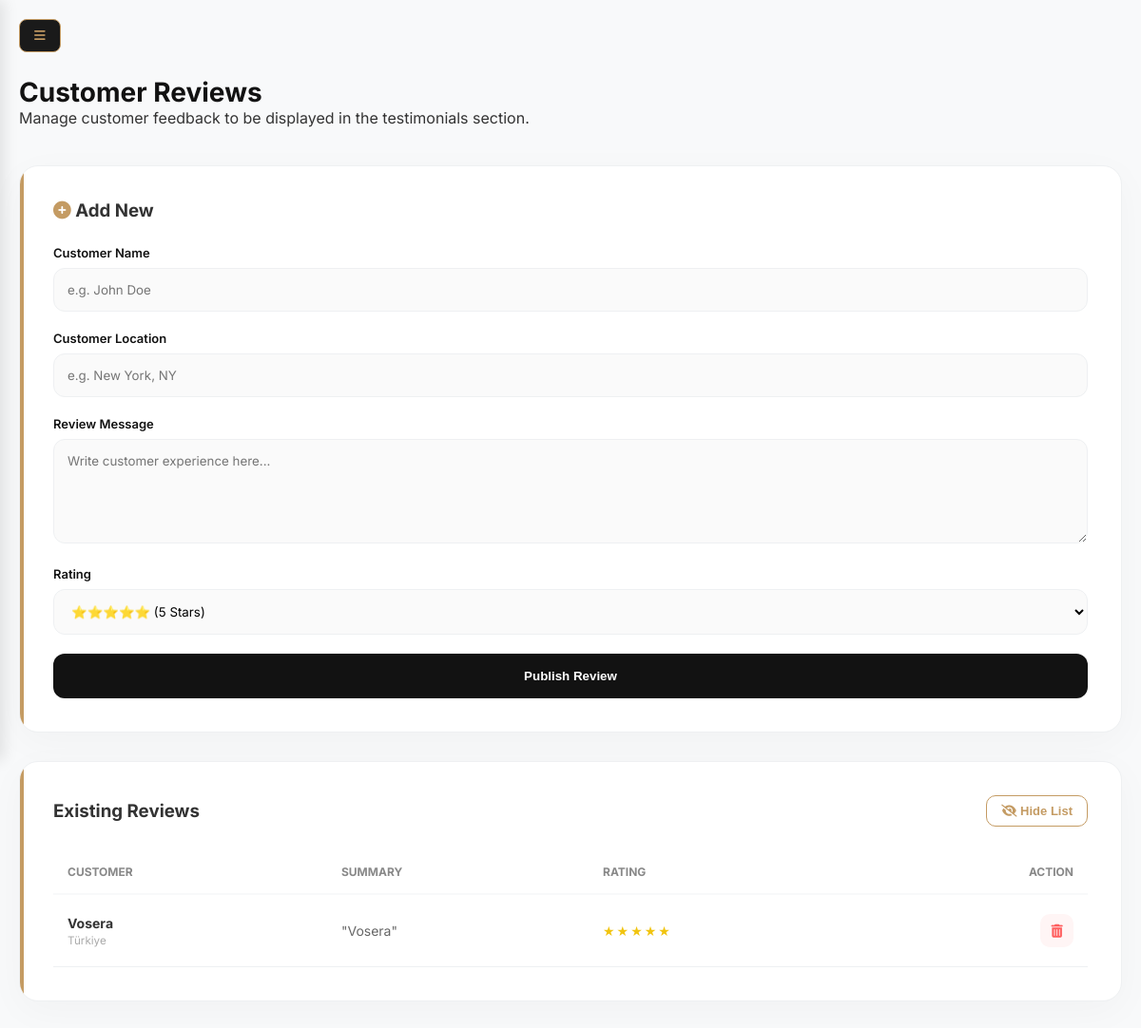
The page /admin/yorum_ekle.php (signed in) on the database its author committed.
### tables this page shows
CREATE TABLE `reviews` (
  `id` int(11) NOT NULL,
  `customer_name` varchar(100) NOT NULL,
  `customer_location` varchar(100) DEFAULT NULL,
  `review_text` text NOT NULL,
  `rating` int(11) DEFAULT 5,
  `created_at` timestamp NOT NULL DEFAULT current_timestamp()
);

### admin/yorum_ekle.php (the view, shortened to what this page needs)
<?php
include "../includes/db.php";
$reviews = $conn->query("SELECT * FROM reviews ORDER BY id DESC");
?>
<!DOCTYPE html>
<html lang="en">
<head>
    <link rel="stylesheet" href="https://cdnjs.cloudflare.com/ajax/libs/font-awesome/6.4.0/css/all.min.css">
</head>
<body>
<button class="sidebar-toggle" id="toggleBtnMain">
    <i class="fa-solid fa-bars"></i>
</button>
<main class="main-content" id="mainContent">
    <header class="header-welcome">
        <h1>Customer Reviews</h1>
        <p>Manage customer feedback to be displayed in the testimonials section.</p>
    </header>
    <div class="management-grid" id="mainGrid">
        <section class="card">
            <h3 style="margin-bottom: 25px; font-weight: 700;"><i class="fa-solid fa-plus-circle" style="color:var(--primary)"></i> Add New</h3>
            <form method="POST">
                <label>Customer Name</label>
                <input type="text" name="customer_name" class="form-control" placeholder="e.g. John Doe" required>
                <label>Customer Location</label>
                <input type="text" name="customer_location" class="form-control" placeholder="e.g. New York, NY">
                <label>Review Message</label>
                <textarea name="review_text" class="form-control" rows="5" placeholder="Write customer experience here..." required></textarea>
                <label>Rating</label>
                <select name="rating" class="form-control">
                    <option value="5">⭐⭐⭐⭐⭐ (5 Stars)</option>
                </select>
                <button type="submit" name="add_review" class="btn-submit">Publish Review</button>
            </form>
        </section>
        <section class="card">
            <div class="list-header">
                <h3 style="font-weight: 700;">Existing Reviews</h3>
                <button class="toggle-view-btn" onclick="toggleView()" id="toggleBtnView">
                    <i class="fa-solid fa-eye-slash"></i> Hide List
                </button>
            </div>
            <div id="tableWrapper" style="overflow-x: auto;">
                <table class="custom-table">
                    <thead>
                        <tr>
                            <th>Customer</th>
                            <th>Summary</th>
                            <th>Rating</th>
                            <th style="text-align: right;">Action</th>
                        </tr>
                    </thead>
                    <tbody>
                        <?php if($reviews->num_rows > 0): ?>
                            <?php while($row = $reviews->fetch_assoc()): ?>
                            <tr>
                                <td>
                                    <strong><?php echo $row['customer_name']; ?></strong><br>
                                    <small style="color:#aaa;"><?php echo $row['customer_location']; ?></small>
                                </td>
                                <td><span style="color:#666;">"<?php echo mb_strimwidth($row['review_text'], 0, 60, "..."); ?>"</span></td>
                                <td class="rating-stars"><?php echo str_repeat("★", $row['rating']); ?></td>
                                <td style="text-align: right;">
                                    <a href="?delete=<?php echo $row['id']; ?>" class="btn-delete" onclick="return confirm('Are you sure you want to delete this?')">
                                        <i class="fa-solid fa-trash-can"></i>
                                    </a>
                                </td>
                            </tr>
                            <?php endwhile; ?>
                        <?php else: ?>
                            <tr><td colspan="4" style="text-align:center; padding:30px; color:#ccc;">No reviews found yet.</td></tr>
                        <?php endif; ?>
                    </tbody>
                </table>
            </div>
        </section>
    </div>
</main>
</body>
</html>

### admin/yorum_ekle.php (style rules this page uses)
:root { --primary: #c49b63; --dark: #121212; --sidebar-bg: #1a1a1a; --bg: #f8f9fa; --white: #ffffff; --border: #eef0f2; }
* { box-sizing: border-box; margin: 0; padding: 0; }
body { font-family: 'Inter', sans-serif; background: var(--bg); display: flex; color: #333; min-height: 100vh; overflow-x: hidden; }
.main-content { flex: 1; margin-left: 280px; padding: 60px; transition: margin-left 0.4s cubic-bezier(0.4, 0, 0.2, 1); }
.header-welcome { margin-bottom: 40px; }
.header-welcome h1 { font-size: 28px; font-weight: 700; color: var(--dark); }
.management-grid { display: grid; grid-template-columns: 380px 1fr; gap: 30px; align-items: start; }
.card { background: var(--white); padding: 35px; border-radius: 20px; box-shadow: 0 10px 40px rgba(0,0,0,0.03); border: 1px solid var(--border); position: relative; overflow: hidden; }
.card::after { content: ''; position: absolute; left: 0; top: 0; height: 100%; width: 4px; background: var(--primary); }
label { display: block; font-weight: 600; font-size: 13px; margin-bottom: 8px; color: var(--dark); }
.form-control { width: 100%; padding: 14px; border-radius: 12px; border: 1px solid var(--border); background: #fafafa; margin-bottom: 20px; outline: none; transition: 0.3s; font-family: inherit; }
.btn-submit { background: var(--dark); color: #fff; padding: 16px; border: none; border-radius: 12px; width: 100%; cursor: pointer; font-weight: 700; transition: 0.3s; }
.list-header { display: flex; justify-content: space-between; align-items: center; margin-bottom: 25px; }
.toggle-view-btn { background: none; border: 1px solid var(--primary); color: var(--primary); padding: 8px 15px; border-radius: 10px; cursor: pointer; font-weight: 600; font-size: 13px; transition: 0.3s; }
.custom-table { width: 100%; border-collapse: collapse; }
.custom-table th { text-align: left; padding: 15px; font-size: 12px; color: #888; text-transform: uppercase; border-bottom: 2px solid var(--bg); }
.custom-table td { padding: 20px 15px; border-bottom: 1px solid var(--border); font-size: 14px; }
.rating-stars { color: #f1c40f; letter-spacing: 2px; }
.btn-delete { color: #ff5e5e; background: #fff5f5; width: 35px; height: 35px; display: inline-flex; align-items: center; justify-content: center; border-radius: 10px; text-decoration: none; transition: 0.3s; }
.sidebar-toggle { position: fixed; top: 20px; left: 20px; z-index: 1100; background: var(--sidebar-bg); color: var(--primary); border: 1px solid var(--primary); padding: 10px 15px; border-radius: 8px; cursor: pointer; display: none; align-items: center; justify-content: center; }
@media (max-width: 1200px) { .management-grid { grid-template-columns: 1fr; } }
@media (max-width: 1200px) { .main-content { margin-left: 0; padding: 80px 20px; } }
@media (max-width: 1200px) { .sidebar-toggle { display: flex; } }

### rows shown on the page
reviews: customer_name "Vosera", customer_location "Türkiye", review_text "Vosera", rating "★★★★★"
